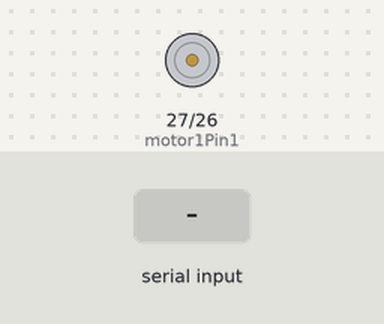
Simulated run of this sketch. Board: ESP32. Shown: motor-driver pin pairs drawn as motors (green arrow = first pin HIGH = forward, orange = second pin HIGH = backward, longer = more drive, scaled by the enable pin). Inputs (shaded band) come from the test bench. WiFi joins after 1.5 s; servers stay silent unless stated; network time is answered at once with the bench clock; the local clock reads 2024-03-15 10:24:30 at power-on unless the sketch sets it; random numbers use the default seed unless the sketch sets one; no MQTT or app messages arrive unless stated; what the sketch prints to the serial monitor is not drawn.

Above: at 3.2 s.
3.3 s: "1\n" received over Serial
At 3.9 s:
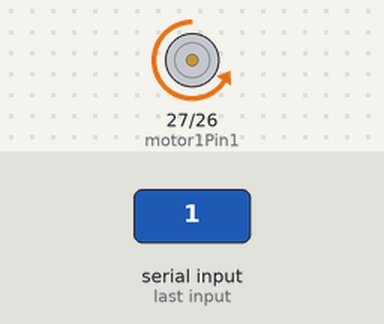
4.8 s: "s=\n" received over Serial
At 6.2 s:
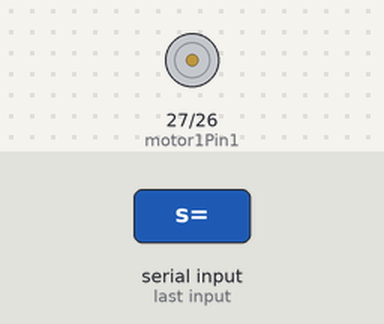
7.8 s: "0\n" received over Serial
Timing chart, 0 to 10.8 s (numbered marks = the images above; inputs shaded):
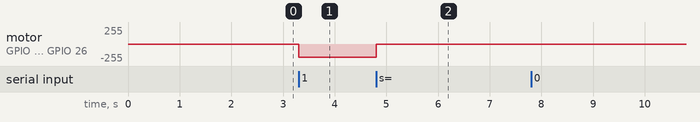

Measured:
- after the input at 3.3 s, motor on GPIO 27 (motor1Pin1) / GPIO 26 (motor1Pin2): stopped → backward 199/255 at once
- after the input at 4.8 s, motor on GPIO 27 (motor1Pin1) / GPIO 26 (motor1Pin2): backward 199/255 → stopped at once

The sketch:

Motor_DC.ino
```cpp
#include <WiFi.h>                // Thư viện Wi-Fi cho ESP32
#include <PubSubClient.h>
#include <NTPClient.h>
#include <WiFiUdp.h>
#include <ArduinoJson.h>  // Thư viện JSON
// Khai báo chân điều khiển động cơ
int motor1Pin1 = 27;
int motor1Pin2 = 26;
int enable1Pin = 14;

// Cấu hình PWM
const int pwmChannel = 0;
const int resolution = 8;  // Độ phân giải 8-bit (từ 0 đến 255)
int dutyCycle = 200;

// Biến lưu trữ status và tốc độ của động cơ
int motorStatus = 0; // 0: Dừng, 1: Đang chạy
int motorSpeed = 0;  // Tốc độ từ 0 đến 100%

// Cấu hình WiFi
const char* ssid = "FPT Telecom";
const char* password = "ngokylong";

// Cấu hình MQTT
const char* mqttServer = "192.168.1.15";
const int mqttPort = 1883;               // Cổng MQTT
const char* mqttTopic = "MQTT_DC_DongCo"; // Topic để gửi dữ liệu

WiFiClient espClient;
PubSubClient client(espClient);

// Cấu hình NTPClient
WiFiUDP ntpUDP;
NTPClient timeClient(ntpUDP, "pool.ntp.org", 7 * 3600, 60000); // GMT+7 (điều chỉnh múi giờ)

// Hàm di chuyển động cơ về phía trước
void moveForward() {
  Serial.println("Đã chạy");
  digitalWrite(motor1Pin1, LOW);
  digitalWrite(motor1Pin2, HIGH);
  motorStatus = 1;  // Động cơ đang chạy
  startMotor();
}

// Hàm dừng động cơ
void stopMotor() {
  Serial.println("Đã dừng");
  digitalWrite(motor1Pin1, LOW);
  digitalWrite(motor1Pin2, LOW);
  motorStatus = 0;  // Động cơ dừng
  ledcWrite(pwmChannel, 0);
}

// Hàm bắt đầu động cơ với giá trị PWM đã thiết lập
void startMotor() {
  ledcWrite(pwmChannel, dutyCycle);
}

// Hàm cập nhật tốc độ động cơ theo giá trị nhập vào (từ 0 đến 100)
void setSpeed(int speedPercent) {
  dutyCycle = map(speedPercent, 0, 100, 0, 255);  // Chuyển từ % sang giá trị PWM (0 đến 255)
  motorSpeed = speedPercent;  // Cập nhật tốc độ động cơ
  if (motorStatus == 1) {  // Nếu động cơ đang chạy, thì cập nhật tốc độ
    startMotor();  // Cập nhật tốc độ cho động cơ
  }
}

// Hàm kết nối WiFi
void setupWiFi() {
  delay(10);
  Serial.println();
  Serial.print("Kết nối tới ");
  Serial.println(ssid);

  WiFi.begin(ssid, password);
  while (WiFi.status() != WL_CONNECTED) {
    delay(1000);
    Serial.print(".");
  }

  Serial.println("");
  Serial.println("WiFi connected");
  Serial.println("Địa chỉ IP ESP32: ");
  Serial.println(WiFi.localIP());
}

// Hàm callback khi nhận dữ liệu từ MQTT
void callback(char* topic, byte* payload, unsigned int length) {
  Serial.print("Nhận TOPIC: ");
  Serial.print(topic);
  String message;

  for (int i = 0; i < length; i++) {
    message += (char)payload[i];
  }
  Serial.println(message);

  // Phân tích JSON
  DynamicJsonDocument doc(1024);
  DeserializationError error = deserializeJson(doc, message);
  if (error) {
    Serial.print("Lỗi!: ");
    Serial.println(error.f_str());
    return;
  }
  // Trích xuất dữ liệu từ JSON
  String receivedDate = doc["date"];
  String receivedTime = doc["time"];
  String status = doc["status"];
  if (status == "1") {
    moveForward();  // Di chuyển về phía trước
  }
  else if (status == "0") {
    stopMotor();  // Dừng động cơ
  }
}

// Hàm kết nối MQTT
void connectMQTT() {
  while (!client.connected()) {
    Serial.print("Đang kết nối tới MQTT...");
    String clientId = "ESP32Client-";
    clientId += String(random(0xffff), HEX);

    if (client.connect(clientId.c_str())) {
      Serial.println("connected");
      client.subscribe(mqttTopic);
    } else {
      Serial.print("Lỗi!, rc=");
      Serial.print(client.state());
      Serial.println(" thực hiện kết nối lại sau 5s");
      delay(5000);
    }
  }
}

// Hàm chuyển đổi epoch time thành định dạng ngày dd/mm/yyyy
String formatDate(unsigned long epochTime) {
  int days = epochTime / 86400; // Một ngày có 86400 giây
  int year = 1970;

  // Tính năm
  while (days >= 365) {
    if ((year % 4 == 0 && year % 100 != 0) || (year % 400 == 0)) { // Năm nhuận
      if (days >= 366) {
        days -= 366;
        year++;
      } else {
        break;
      }
    } else {
      days -= 365;
      year++;
    }
  }

  // Tính tháng
  int monthDays[] = {31, 28, 31, 30, 31, 30, 31, 31, 30, 31, 30, 31};
  if ((year % 4 == 0 && year % 100 != 0) || (year % 400 == 0)) {
    monthDays[1] = 29; // Năm nhuận, tháng 2 có 29 ngày
  }

  int month = 0;
  while (days >= monthDays[month]) {
    days -= monthDays[month];
    month++;
  }
  month++;
  int day = days + 1;

  // Định dạng ngày
  char dateBuffer[11];
  snprintf(dateBuffer, sizeof(dateBuffer), "%02d/%02d/%04d", day, month, year);
  return String(dateBuffer);
}


void setup() {
  pinMode(motor1Pin1, OUTPUT);
  pinMode(motor1Pin2, OUTPUT);
  pinMode(enable1Pin, OUTPUT);

  // Cấu hình PWM cho pin enable
  ledcSetup(pwmChannel, 5000, resolution);  // Khởi tạo kênh PWM (5000 Hz và độ phân giải 8-bit)
  ledcAttachPin(enable1Pin, pwmChannel);    // Gắn kênh PWM vào chân enable

  Serial.begin(115200);
  Serial.println("Điều khiển động cơ DC");
  Serial.println("Nhập lệnh 's=<tốc độ>' để điều chỉnh tốc độ (từ 0 đến 100)");
  Serial.println("Nhập lệnh '1' để chạy động cơ và '0' để dừng động cơ.");
  setupWiFi();

  client.setServer(mqttServer, mqttPort); // Thiết lập MQTT với địa chỉ IP
  client.setCallback(callback);

  timeClient.begin(); // Bắt đầu lấy thời gian
}


void loop() {
  if (Serial.available()) {
    String command = Serial.readStringUntil('\n');  // Đọc lệnh từ Serial Monitor
    command.trim();  // Loại bỏ khoảng trắng thừa

    if (command.startsWith("s=")) {
      // Lấy giá trị tốc độ sau "s="
      String speedStr = command.substring(2);
      int speed = speedStr.toInt();  // Chuyển đổi thành số nguyên

      if (speed >= 0 && speed <= 100) {
        setSpeed(speed);  // Cập nhật tốc độ nếu trong khoảng hợp lệ
      } else {
        Serial.println("Giá trị tốc độ không hợp lệ. Vui lòng nhập từ 0 đến 100.");
      }
    }
    else if (command == "1") {
      moveForward();  // Di chuyển về phía trước
    }
    else if (command == "0") {
      stopMotor();  // Dừng động cơ
    }
    else {
      Serial.println("Lệnh không hợp lệ! Vui lòng nhập 's=<tốc độ>' hoặc '1' để chạy và '0' để dừng.");
    }
  }
    int currentStatus = motorStatus;
    int currentSpeed = motorSpeed;
  if (!client.connected()) {
    connectMQTT();
  }
  client.loop();

  timeClient.update();

  // Lấy epoch time
  unsigned long epochTime = timeClient.getEpochTime();

  // Định dạng ngày và giờ
  String formattedDate = formatDate(epochTime);       // Định dạng ngày dd/mm/yyyy
  String time = timeClient.getFormattedTime();        // Định dạng giờ HH:MM:SS

  // Gửi dữ liệu qua MQTT mỗi 5 giây
  static unsigned long lastMsg = 0;
   if (millis() - lastMsg > 3000) {
   lastMsg = millis();
   String message = "{\"date\":\"" + formattedDate + "\",\"time\":\"" + time + "\",\"speed\":\"" + String(currentSpeed) + "%\",\"status\":\"" + currentStatus + "\"}";
   Serial.print("Sending message: ");
   Serial.println(message);
   client.publish(mqttTopic, message.c_str());
  }
  // delay(2000);
}
```
